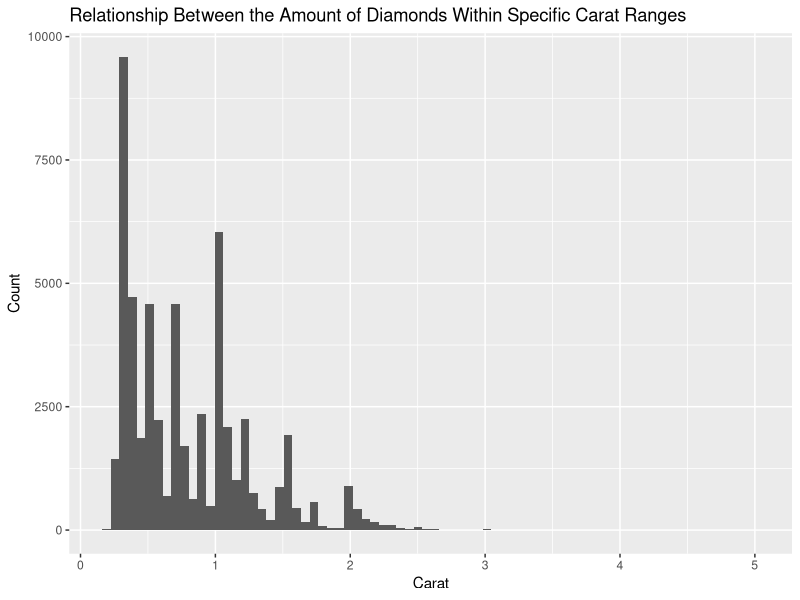
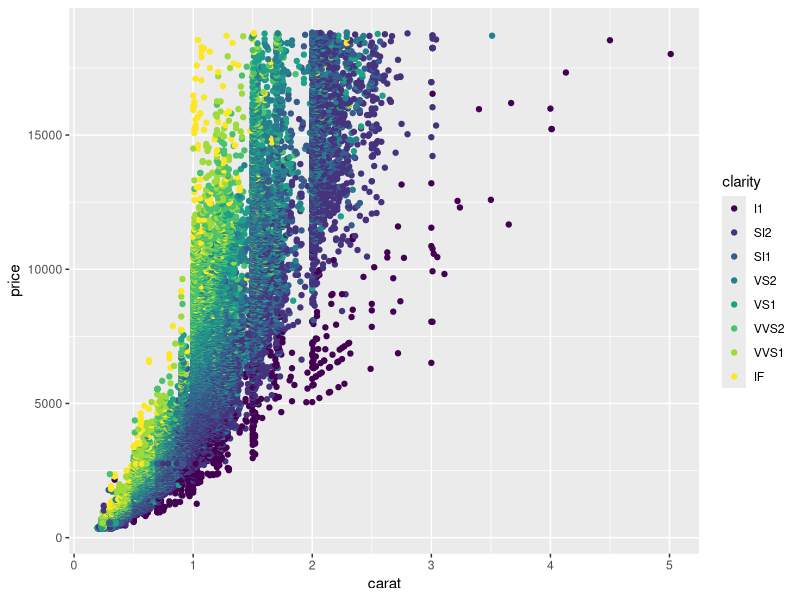
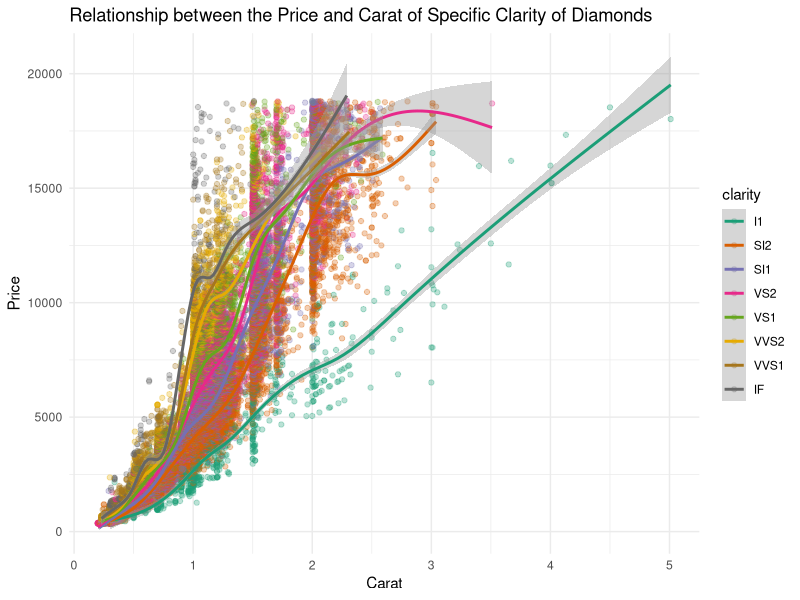
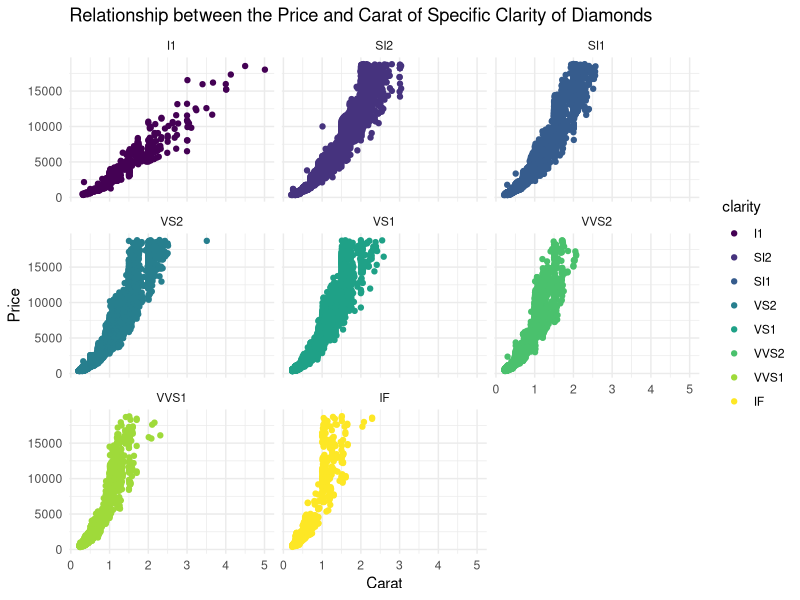
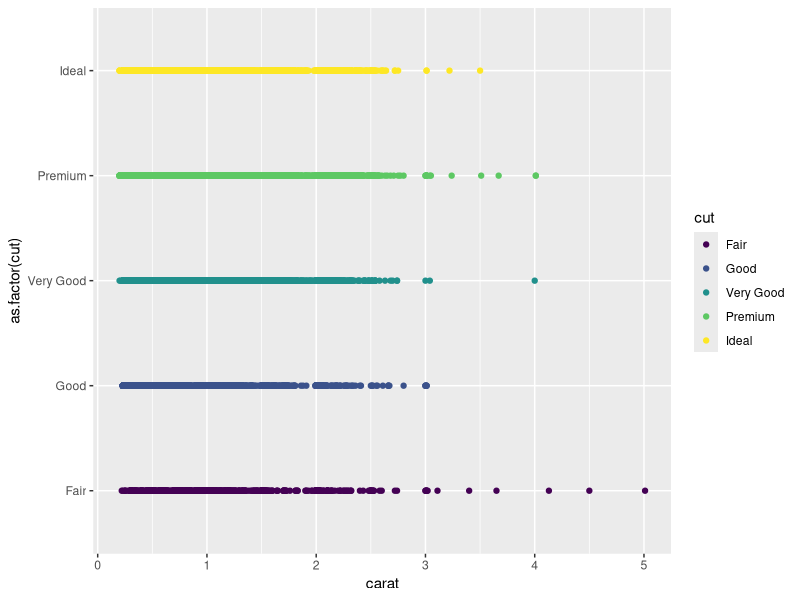
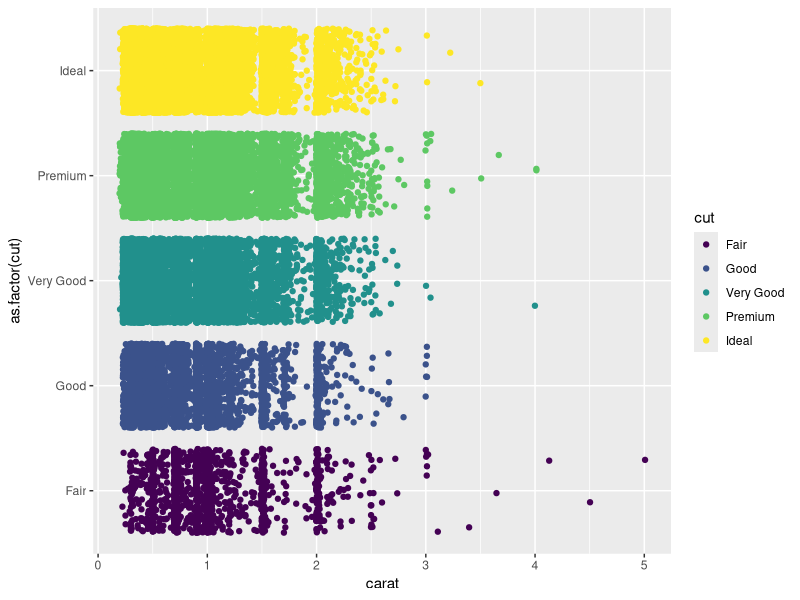
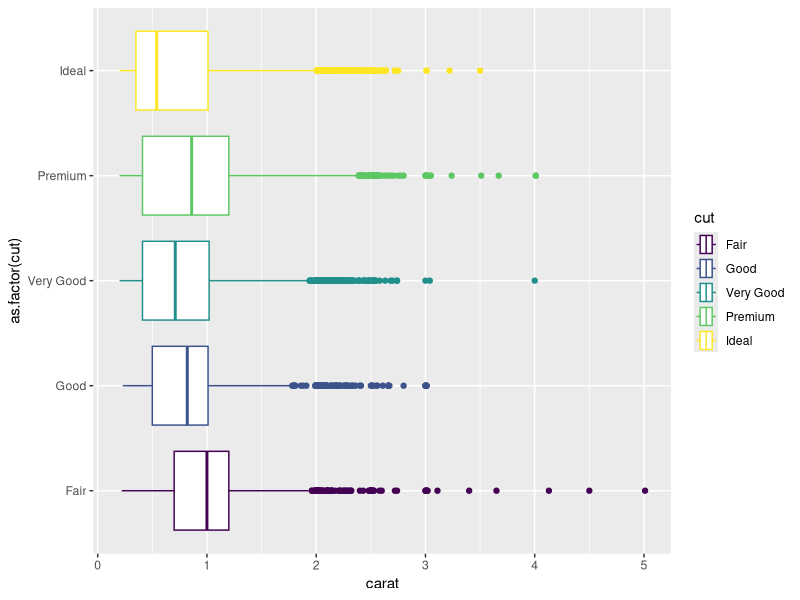
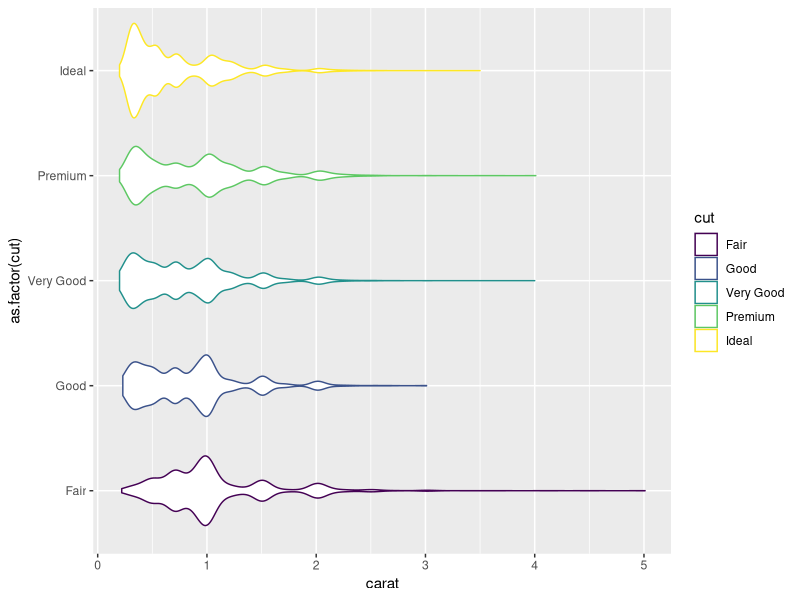

Write the R code that produced these figures, in order.
# Install the package if you never did
install.packages("ggplot2")
# Load the pacakge
library(ggplot2)
# Load the mpg dataset
data("diamonds")

#PROBLEM 1

#the data is skewed left and not noise. This means that more bin numbers better represent the datas trend. That and
#Rices Rule is relativly simple
k <- ceiling(2*(length(diamonds$carat)^(1/3)))

#(a)
#There are more lower weight diamonds than higher weight ones.
ggplot(data = diamonds, aes(x = carat)) + geom_histogram(bins = k) + 
  labs(x = "Carat", y = "Count", title = "Relationship Between the Amount of Diamonds Within Specific Carat Ranges")

#(b)
#The better the clarity, the more likely the diamond is to have a lower weight.
ggplot(data = diamonds) + geom_point(mapping = aes(x = carat, y = price, color = clarity))

#(c)
#The better the clarity, the more likely the diamond is to have a lower weight. The price and clarity are Sigmoid functions.
ggplot(data = diamonds) + geom_point(mapping = aes(x = carat, y = price, color = clarity), alpha = 0.3) + 
  scale_colour_brewer(palette = "Dark2") + 
  geom_smooth(mapping = aes(x = carat, y = price, color = clarity), method = 'gam') +
  labs(x = "Carat", y = "Price", title = "Relationship between the Price and Carat of Specific Clarity of Diamonds") +
  theme_minimal() + scale_fill_discrete(name='Clarity') 

#(d)
#The better the clarity, the more likely the diamond is to have a lower weight. The price and clarity are polynomial functions.
ggplot(data = diamonds) + geom_point(mapping = aes(x=carat, y=price, color=clarity)) + facet_wrap(~clarity) +
  labs(x = "Carat", y = "Price", title = "Relationship between the Price and Carat of Specific Clarity of Diamonds") +
  theme_minimal() + scale_fill_discrete(name='Clarity') 

#(e)
#The better quality cut, the lower the weight
ggplot(data = diamonds, mapping = aes(y = as.factor(cut), x = carat, color = cut) ) + geom_point() #4

#The better quality cut, the lower the weight
ggplot(data = diamonds, mapping = aes(y = as.factor(cut), x = carat, color = cut) ) + geom_jitter() #3

#The better quality cut, the lower the weight
ggplot(data = diamonds, mapping = aes(y = as.factor(cut), x = carat, color = cut) ) + geom_boxplot() #2

#The better quality cut, the lower the weight
ggplot(data = diamonds, mapping = aes(y = as.factor(cut), x = carat, color = cut) ) + geom_violin() #1


#PROBLEM 2

#(a)
ggplot(data = diamonds) + geom_bar(mapping = aes(x = clarity, fill = as.factor(cut)), position = 'dodge') +
  labs(x = "Clarity", y = "Count", title = "Relationship between the Quanitity and Clarity of Specific Cuts of Diamonds") +
  theme_minimal() +
  scale_fill_discrete(name='Cut') 

ggplot(data = diamonds) + geom_bar(mapping = aes(x = clarity, fill = as.factor(cut)), position = 'dodge') +
  facet_grid(cut ~.) +
  labs(x = "Clarity", y = "Count", title = "Relationship between the Quanitity and Clarity of Specific Cuts of Diamonds") +
  theme_minimal() +
  scale_fill_discrete(name='Cut') 

#(b)
ggplot(data = diamonds) + geom_smooth(mapping = aes(x = carat, y = price, color = clarity), method = lm, se = FALSE)+
  labs(x = "Carat", y = "Price", title = "Relationship between the Price and Carat of Specific Clarities of Diamonds") +
  theme_minimal() +
  scale_fill_discrete(name='Clarity') 

#(c)
ggplot(data = diamonds) + geom_boxplot(mapping = aes(x = clarity, y = price, color = cut))+
  labs(x = "Clarity", y = "Price", title = "Relationship between the Price and Clarity of Specific Cuts of Diamonds") +
  theme_minimal() +
  scale_fill_discrete(name='Cut') 

#(d)
ggplot(data = subset(diamonds, round(carat) < 4)) + 
  geom_boxplot(mapping = aes(x = as.factor(round(carat)), y = price, color = cut))+
  labs(x = "Carat", y = "Price", title = "Relationship between the Price and Carat of Specific Cuts of Diamonds") +
  theme_minimal() +
  scale_fill_discrete(name='Cut') 

#(e)
ggplot(data = diamonds, aes(x = depth)) + geom_histogram(aes(y = ..density..), binwidth = 0.1) + facet_grid(cut ~.)+
  labs(x = "Depth", y = "Density", title = "Relationship between the Density of Depth of Specific Cuts of Diamonds") +
  theme_minimal() +
  scale_fill_discrete(name='Cut') 